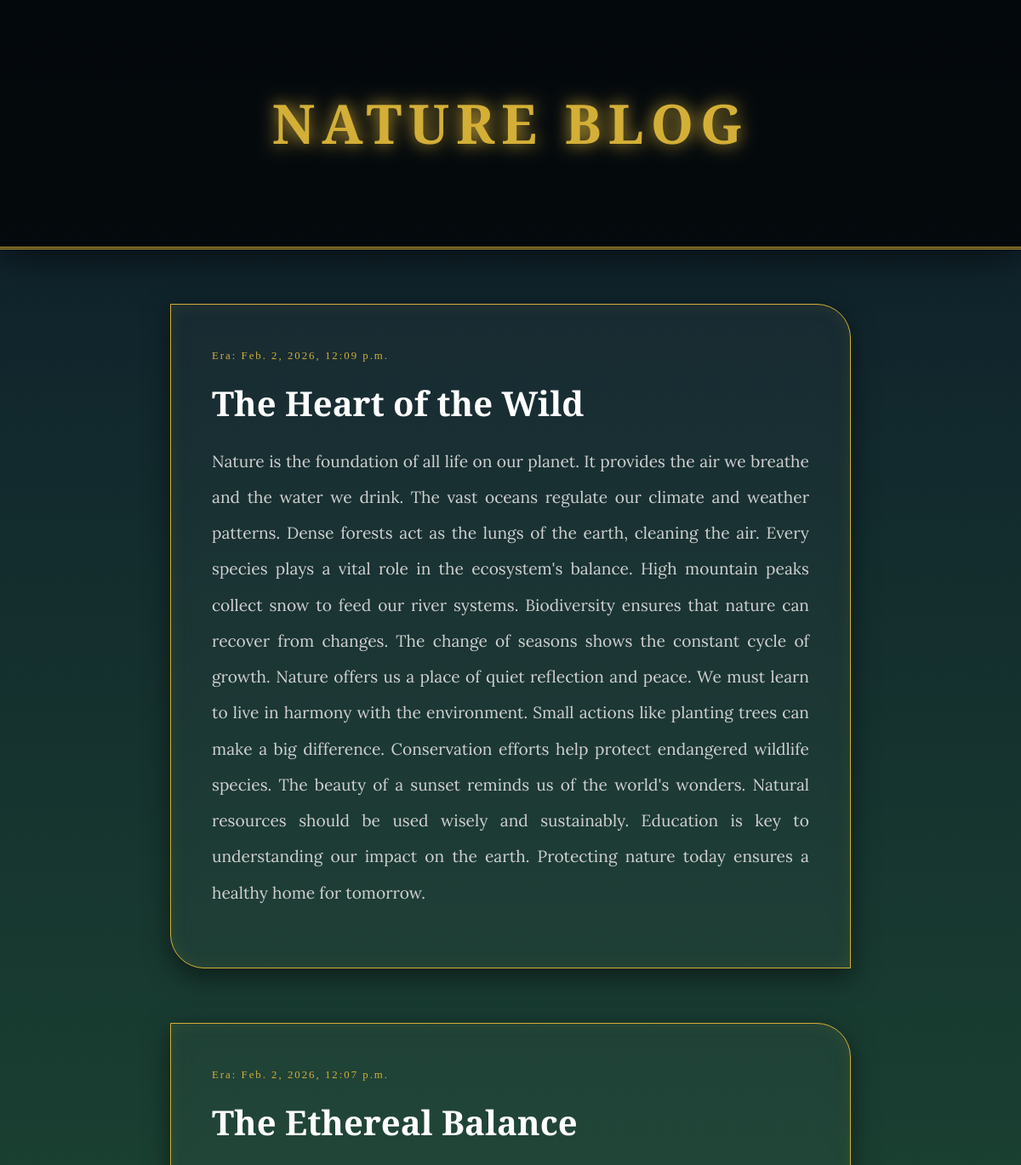
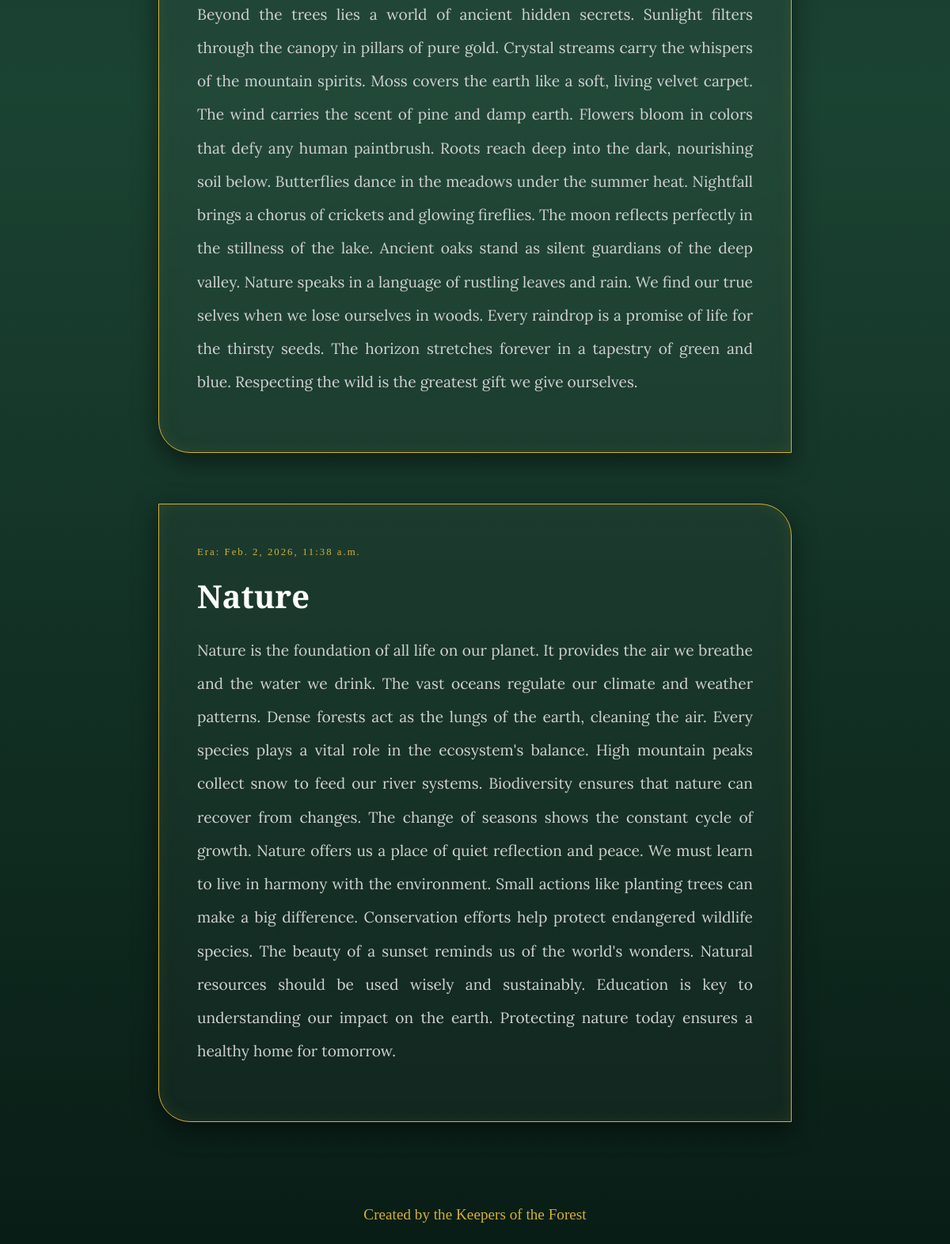
The page / on the database its author committed (2 pictures, top to bottom).
### blog/models.py (models this page shows, shortened)
class Post(models.Model):
    author = models.ForeignKey(settings.AUTH_USER_MODEL, on_delete=models.CASCADE)
    title = models.CharField(max_length=200)
    text = models.TextField()
    created_date = models.DateTimeField(default=timezone.now)
    published_date = models.DateTimeField(blank=True, null=True)

### blog/views.py (the view)
# urls.py: path('', views.post_list),
def post_list(request):
    posts = Post.objects.all().order_by('-created_date')
    return render(request, 'blog/post_list.html', {'posts': posts})

### blog/templates/blog/post_list.html (shortened to what this page needs)
<!DOCTYPE html>
<html lang="en">
<head>
</head>
<body>
    <div class="leaf-container">
    </div>
    <header>
        <h1><a href="/">NATURE BLOG</a></h1>
    </header>
    <main>
        {% for post in posts %} <article>
            <time>Era: {{ post.published_date }}</time> <h2><a href="">{{ post.title }}</a></h2>
            <p>{{ post.text|linebreaksbr }}</p>
        </article>
        {% endfor %}
    </main>
    <footer>
        <p style="text-align: center; color: var(--gold); font-family: 'Cinzel'; padding: 2rem;">
            Created by the Keepers of the Forest
        </p>
    </footer>
</body>
</html>

### blog/templates/blog/post_list.html (style rules this page uses)
:root { --emerald: #1a472a; --gold: #d4af37; --mist: #f0f4f0; --magic-glow: rgba(212, 175, 55, 0.4); }
body { font-family: 'Lora', serif; background: linear-gradient(to bottom, #0d1b2a, #1b4332, #081c15); background-attachment: fixed; color: var(--mist); margin: 0; overflow-x: hidden; }
.leaf-container { position: fixed; top: 0; left: 0; width: 100%; height: 100%; pointer-events: none; z-index: 1; }
header { position: relative; z-index: 10; background: rgba(0, 0, 0, 0.7); padding: 5rem 0; text-align: center; border-bottom: 3px double var(--gold); box-shadow: 0 0 50px rgba(0,0,0,0.8); }
header h1 a { font-family: 'Cinzel', serif; color: var(--gold); text-decoration: none; font-size: 4rem; text-shadow: 0 0 20px var(--gold); letter-spacing: 8px; }
main { position: relative; z-index: 10; width: 85%; max-width: 800px; margin: 4rem auto; }
article { background: rgba(255, 255, 255, 0.03); backdrop-filter: blur(12px); padding: 3rem; margin-bottom: 4rem; border-radius: 0 40px 0 40px; border: 1px solid var(--gold); box-shadow: inset 0 0 20px rgba(212, 175, 55, 0.1), 0 10px 30px rgba(0,0,0,0.5); transition: 0.5s ease; }
time { font-family: 'Cinzel', serif; color: var(--gold); letter-spacing: 2px; font-size: 0.8rem; }
h2 a { color: #fff; text-decoration: none; font-size: 2.5rem; font-family: 'Cinzel', serif; }
p { line-height: 2.2; font-size: 1.2rem; color: #d1d1d1; text-align: justify; }

### rows shown on the page
Post: published_date "Feb. 2, 2026, 12:09 p.m.", title "The Heart of the Wild", text "Nature is the foundation of all life on our planet. It provides the air we breathe and the water we drink. The vast oceans regulate our climate and weather patterns. Dense forests act as the lungs of the earth, cleaning the air. Every species plays a vital role in the ecosystem's balance. High mountain peaks collect snow to feed our river systems. Biodiversity ensures that nature can recover from changes. The change of seasons shows the constant cycle of growth. Nature offers us a place of quiet reflection and peace. We must learn to live in harmony with the environment. Small actions like planting trees can make a big difference. Conservation efforts help protect endangered wildlife…"
Post: published_date "Feb. 2, 2026, 12:07 p.m.", title "The Ethereal Balance", text "Beyond the trees lies a world of ancient hidden secrets. Sunlight filters through the canopy in pillars of pure gold. Crystal streams carry the whispers of the mountain spirits. Moss covers the earth like a soft, living velvet carpet. The wind carries the scent of pine and damp earth. Flowers bloom in colors that defy any human paintbrush. Roots reach deep into the dark, nourishing soil below. Butterflies dance in the meadows under the summer heat. Nightfall brings a chorus of crickets and glowing fireflies. The moon reflects perfectly in the stillness of the lake. Ancient oaks stand as silent guardians of the deep valley. Nature speaks in a language of rustling leaves and rain. We find our…"
Post: published_date "Feb. 2, 2026, 11:38 a.m.", title "Nature", text "Nature is the foundation of all life on our planet. It provides the air we breathe and the water we drink. The vast oceans regulate our climate and weather patterns. Dense forests act as the lungs of the earth, cleaning the air. Every species plays a vital role in the ecosystem's balance. High mountain peaks collect snow to feed our river systems. Biodiversity ensures that nature can recover from changes. The change of seasons shows the constant cycle of growth. Nature offers us a place of quiet reflection and peace. We must learn to live in harmony with the environment. Small actions like planting trees can make a big difference. Conservation efforts help protect endangered wildlife…"
